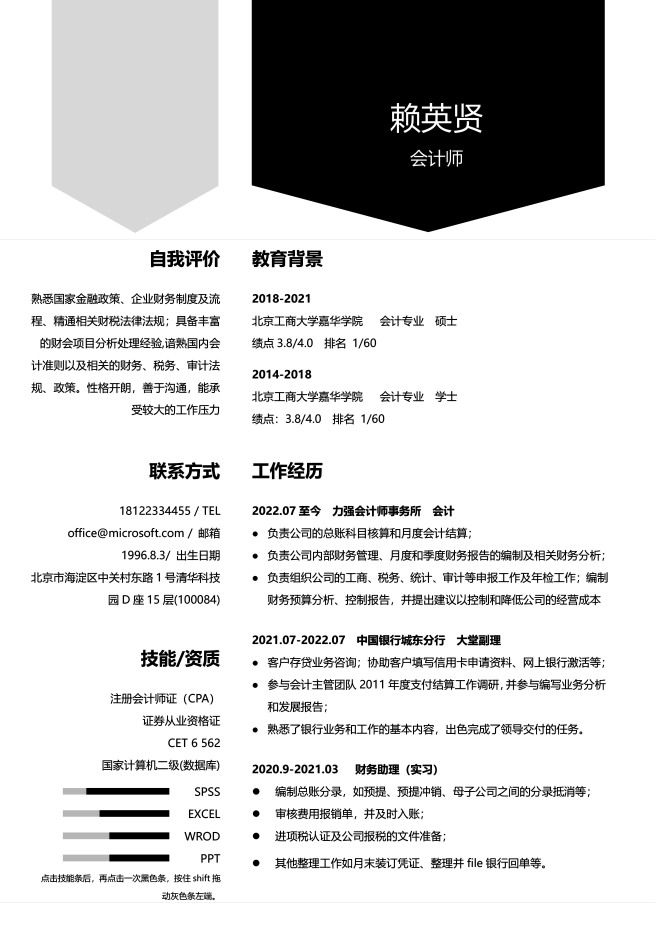
#> input picture 109.jpg, 3306 x 4678 px (shown at 1/5 size)
$ python -i pdf_2jpg.py   (imports and definitions only)
#> lines starting #> are read from the running program, lines starting #| are printed output that depends on the picture; after the words box and inside, x2 and y2 are one past the last pixel; in counts of white or black regions, pixels touching at a corner belong together
#> further down, picture is the input picture: shape (4678, 3306, 3); min 0, max 255, mean 209.9
import os

import cv2
import numpy as np
from PIL import Image
from PIL import ImageEnhance
from pdf2image import convert_from_path

# [2 lines not run here, left out]


# [39 lines left out: function pdf_2jpg, not called in this run]


def find_min_change_column(img, demo=False):
#> called with demo = False
    img = cv2.cvtColor(np.array(img), cv2.COLOR_RGB2BGR)
    # 将图像转为灰度图
    gray = cv2.cvtColor(img, cv2.COLOR_BGR2GRAY)
    # 将灰度图转为二值图
    ret, binary = cv2.threshold(gray, 0, 255, cv2.THRESH_BINARY + cv2.THRESH_OTSU)
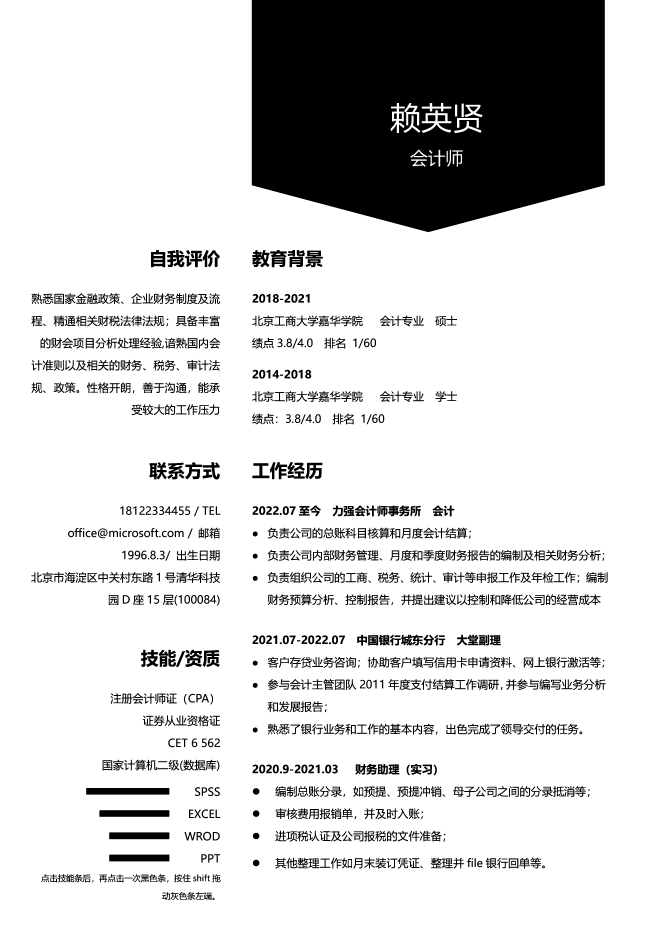
#> binary: shape (4678, 3306) (shown at 1/5 size); 83.4% white; 1380 black regions, largest, box (x1, y1, x2, y2) and area: (1259, 0, 3024, 1161) 1806533, (431, 3940, 847, 3973) 13719, (497, 4051, 847, 4084) 11541
#> ret = 127
    # 获取二值图的宽度和高度
    height, width = binary.shape[:2]
#> height = 4678; width = 3306
    # 膨胀
    binary = cv2.bitwise_not(binary)
    kernel = np.ones((6, 6), np.uint8)
    binary = cv2.dilate(binary, kernel, iterations=2)
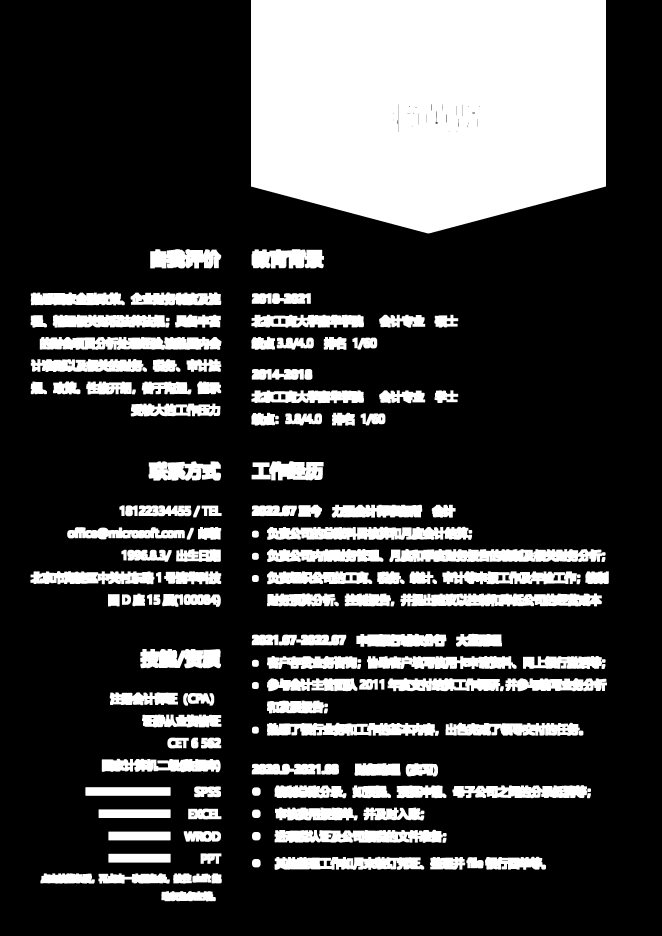
#> binary: shape (4678, 3306) (shown at 1/5 size); 24.7% white; 166 white regions, largest, box (x1, y1, x2, y2) and area: (1255, 0, 3030, 1167) 1863316, (1947, 2745, 3028, 2810) 59992, (2002, 2967, 3009, 3032) 56089
    # 获取中间80%的宽度
    start = int(width * 0.1)
#> start = 330
    end = int(width * 0.9)
#> end = 2975
    # 计算每一列的像素值变化次数
    change_count = []
    for i in range(start, end):
        column = binary[:, i]
        change_count.append(np.sum(column[:-1] != column[1:]))
#> after the loop, change_count = 2645 values, max 71 at index 1065, min 0 at index 779, mean 33.09
    # 找到变化次数最少的列号
    min_change_column_index = np.argmin(change_count)
#> min_change_column_index = 779
    # 如果有多个变化次数同为最小的列，优先返回最贴近图片正中间的那一列
    if len(change_count) > 1:
        middle_column_index = width // 2
#> middle_column_index = 1653
        min_distance = abs(min_change_column_index - middle_column_index)
#> min_distance = 874
        for i in range(len(change_count)):
            if i == min_change_column_index:
                continue
            distance = abs(i - middle_column_index)
            if change_count[i] == change_count[min_change_column_index] and distance < min_distance:
                min_change_column_index = i
                min_distance = distance
#> this loop made 2645 passes
#> (distance, min_distance) on passes 781 to 792: (873, 873), (872, 872), (871, 871), (870, 870), (869, 869), (868, 868), (867, 867), (866, 866), (865, 865), (864, 864), (863, 863), (862, 862)
#> distance on passes 1 to 6: 1653, 1652, 1651, 1650, 1649, 1648
#> after the loop, min_change_column_index = 924; min_distance = 729
    min_change_column_index += start
#> min_change_column_index = 1254
    # 在图像上标记变化次数最少的那一列像素
    img[:, min_change_column_index-3:min_change_column_index+3] = [0, 0, 255]
    binary = cv2.resize(binary, (0, 0), fx=0.25, fy=0.25)
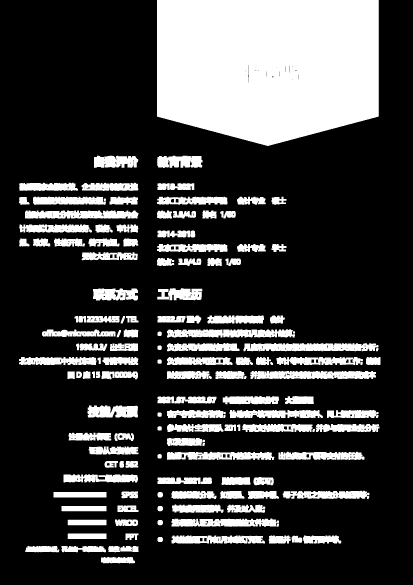
#> binary: shape (1170, 826) (shown at 1/2 size); min 0, max 255, mean 62.8
    cv2.imshow('形态学膨胀', binary)
    img = cv2.resize(img, (0, 0), fx=0.25, fy=0.25)
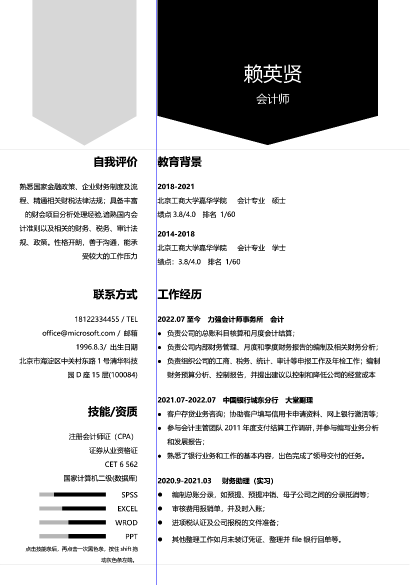
#> img: shape (1170, 826, 3) (shown at 1/2 size); mean R, G, B 209.6, 209.6, 209.9
    cv2.imshow('纵列分割', img)
    cv2.waitKey(1)

    return min_change_column_index, change_count[min_change_column_index - start]


# [6 lines not run here, left out]

>>> import cv2
>>> picture = cv2.cvtColor(cv2.imread('109.jpg'), cv2.COLOR_BGR2RGB)
>>> result = find_min_change_column(picture)
#> result = (1254, 0)
